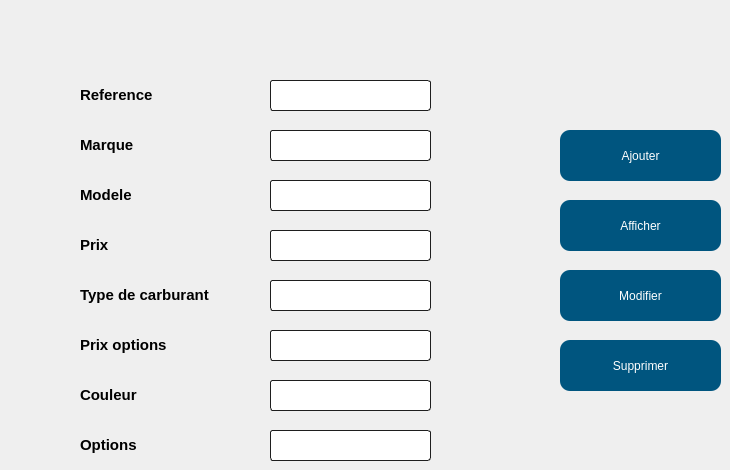
      <widget class="QWidget" name="page">
       <widget class="QLabel" name="marque">
        <property name="geometry">
         <rect>
          <x>80</x>
          <y>130</y>
          <width>121</width>
          <height>31</height>
         </rect>
        </property>
        <property name="toolTip">
         <string>&lt;html&gt;&lt;head/&gt;&lt;body&gt;&lt;p&gt;&lt;img src=&quot;:/new/prefix1/9.jpg&quot;/&gt;&lt;/p&gt;&lt;/body&gt;&lt;/html&gt;</string>
        </property>
        <property name="text">
         <string>&lt;html&gt;&lt;head/&gt;&lt;body&gt;&lt;p&gt;&lt;span style=&quot; font-size:11pt; font-weight:600;&quot;&gt;Marque&lt;/span&gt;&lt;/p&gt;&lt;/body&gt;&lt;/html&gt;</string>
        </property>
       </widget>
       <widget class="QLabel" name="matricule">
        <property name="geometry">
         <rect>
          <x>80</x>
          <y>80</y>
          <width>121</width>
          <height>31</height>
         </rect>
        </property>
        <property name="text">
         <string>&lt;html&gt;&lt;head/&gt;&lt;body&gt;&lt;p&gt;&lt;span style=&quot; font-size:11pt; font-weight:600;&quot;&gt;Reference&lt;/span&gt;&lt;/p&gt;&lt;/body&gt;&lt;/html&gt;</string>
        </property>
       </widget>
       <widget class="QLabel" name="modele">
        <property name="geometry">
         <rect>
          <x>80</x>
          <y>180</y>
          <width>121</width>
          <height>31</height>
         </rect>
        </property>
        <property name="text">
         <string>&lt;html&gt;&lt;head/&gt;&lt;body&gt;&lt;p&gt;&lt;span style=&quot; font-size:11pt; font-weight:600;&quot;&gt;Modele&lt;/span&gt;&lt;/p&gt;&lt;/body&gt;&lt;/html&gt;</string>
        </property>
       </widget>
       <widget class="QLabel" name="label_4">
        <property name="geometry">
         <rect>
          <x>80</x>
          <y>230</y>
          <width>111</width>
          <height>31</height>
         </rect>
        </property>
        <property name="text">
         <string>&lt;html&gt;&lt;head/&gt;&lt;body&gt;&lt;p&gt;&lt;span style=&quot; font-size:11pt; font-weight:600;&quot;&gt;Prix&lt;/span&gt;&lt;/p&gt;&lt;/body&gt;&lt;/html&gt;</string>
        </property>
       </widget>
       <widget class="QLabel" name="label_5">
        <property name="geometry">
         <rect>
          <x>80</x>
          <y>280</y>
          <width>191</width>
          <height>31</height>
         </rect>
        </property>
        <property name="text">
         <string>&lt;html&gt;&lt;head/&gt;&lt;body&gt;&lt;p&gt;&lt;span style=&quot; font-size:11pt; font-weight:600;&quot;&gt;Type de carburant&lt;/span&gt;&lt;/p&gt;&lt;/body&gt;&lt;/html&gt;</string>
        </property>
       </widget>
       <widget class="QLabel" name="label_6">
        <property name="geometry">
         <rect>
          <x>80</x>
          <y>330</y>
          <width>131</width>
          <height>31</height>
         </rect>
        </property>
        <property name="text">
         <string>&lt;html&gt;&lt;head/&gt;&lt;body&gt;&lt;p&gt;&lt;span style=&quot; font-size:11pt; font-weight:600;&quot;&gt;Prix options&lt;/span&gt;&lt;/p&gt;&lt;/body&gt;&lt;/html&gt;</string>
        </property>
       </widget>
       <widget class="QLabel" name="label_7">
        <property name="geometry">
         <rect>
          <x>80</x>
          <y>380</y>
          <width>111</width>
          <height>31</height>
         </rect>
        </property>
        <property name="text">
         <string>&lt;html&gt;&lt;head/&gt;&lt;body&gt;&lt;p&gt;&lt;span style=&quot; font-size:11pt; font-weight:600;&quot;&gt;Couleur&lt;/span&gt;&lt;/p&gt;&lt;/body&gt;&lt;/html&gt;</string>
        </property>
       </widget>
       <widget class="QLabel" name="label_8">
        <property name="geometry">
         <rect>
          <x>80</x>
          <y>430</y>
          <width>111</width>
          <height>31</height>
         </rect>
        </property>
        <property name="text">
         <string>&lt;html&gt;&lt;head/&gt;&lt;body&gt;&lt;p&gt;&lt;span style=&quot; font-size:11pt; font-weight:600;&quot;&gt;Options&lt;/span&gt;&lt;/p&gt;&lt;/body&gt;&lt;/html&gt;</string>
        </property>
       </widget>
       <widget class="QLineEdit" name="lineEdit_marque">
        <property name="geometry">
         <rect>
          <x>270</x>
          <y>130</y>
          <width>161</width>
          <height>31</height>
         </rect>
        </property>
        <property name="styleSheet">
         <string notr="true">    border-style: solid;
background-color: rgb(255, 255, 255);
    border: 1px solid #1e1e1e;
    border-radius: 5;
border-radius: 3px;</string>
        </property>
       </widget>
       <widget class="QLineEdit" name="lineEdit_reference">
        <property name="geometry">
         <rect>
          <x>270</x>
          <y>80</y>
          <width>161</width>
          <height>31</height>
         </rect>
        </property>
        <property name="styleSheet">
         <string notr="true">    border-style: solid;
background-color: rgb(255, 255, 255);
    border: 1px solid #1e1e1e;
    border-radius: 5;
border-radius: 3px;</string>
        </property>
       </widget>
       <widget class="QLineEdit" name="lineEdit_modele">
        <property name="geometry">
         <rect>
          <x>270</x>
          <y>180</y>
          <width>161</width>
          <height>31</height>
         </rect>
        </property>
        <property name="styleSheet">
         <string notr="true">    border-style: solid;
background-color: rgb(255, 255, 255);
    border: 1px solid #1e1e1e;
    border-radius: 5;
border-radius: 3px;</string>
        </property>
       </widget>
       <widget class="QLineEdit" name="lineEdit_prix">
        <property name="geometry">
         <rect>
          <x>270</x>
          <y>230</y>
          <width>161</width>
          <height>31</height>
         </rect>
        </property>
        <property name="styleSheet">
         <string notr="true">    border-style: solid;
background-color: rgb(255, 255, 255);
    border: 1px solid #1e1e1e;
    border-radius: 5;
border-radius: 3px;</string>
        </property>
       </widget>
       <widget class="QLineEdit" name="lineEdit_type">
        <property name="geometry">
         <rect>
          <x>270</x>
          <y>280</y>
          <width>161</width>
          <height>31</height>
         </rect>
        </property>
        <property name="styleSheet">
         <string notr="true">    border-style: solid;
background-color: rgb(255, 255, 255);
    border: 1px solid #1e1e1e;
    border-radius: 5;
border-radius: 3px;</string>
        </property>
       </widget>
       <widget class="QLineEdit" name="lineEdit_p_op">
        <property name="geometry">
         <rect>
          <x>270</x>
          <y>330</y>
          <width>161</width>
          <height>31</height>
         </rect>
        </property>
        <property name="styleSheet">
         <string notr="true">    border-style: solid;
background-color: rgb(255, 255, 255);
    border: 1px solid #1e1e1e;
    border-radius: 5;
border-radius: 3px;</string>
        </property>
       </widget>
       <widget class="QLineEdit" name="lineEdit_couleur">
        <property name="geometry">
         <rect>
          <x>270</x>
          <y>380</y>
          <width>161</width>
          <height>31</height>
         </rect>
        </property>
        <property name="styleSheet">
         <string notr="true">    border-style: solid;
background-color: rgb(255, 255, 255);
    border: 1px solid #1e1e1e;
    border-radius: 5;
border-radius: 3px;</string>
        </property>
       </widget>
       <widget class="QLineEdit" name="lineEdit_option">
        <property name="geometry">
         <rect>
          <x>270</x>
          <y>430</y>
          <width>161</width>
          <height>31</height>
         </rect>
        </property>
        <property name="styleSheet">
         <string notr="true">    border-style: solid;
background-color: rgb(255, 255, 255);
    border: 1px solid #1e1e1e;
    border-radius: 5;
border-radius: 3px;</string>
        </property>
       </widget>
       <widget class="QPushButton" name="ajouter">
        <property name="geometry">
         <rect>
          <x>560</x>
          <y>130</y>
          <width>161</width>
          <height>51</height>
         </rect>
        </property>
        <property name="styleSheet">
         <string notr="true">QPushButton
{
  
  border-radius: 10px;

background-color: qlineargradient(spread:pad, x1:0.613065, y1:0.511, x2:0.969, y2:0, stop:0.18593  rgb(0, 85, 127), stop:0.959799 rgba(0, 0, 0, 161));
	background-color: rgb(0, 85, 127);
	
color:rgb(255, 255, 255);

}

QPushButton:hover,QPushButton:hover
{
    border: 4px solid QLinearGradient( x1: 2, y1: 2, x2: 2, y2: 3, stop: 0 #01197f , stop: 3 #d7801a);
}</string>
        </property>
        <property name="text">
         <string>Ajouter</string>
        </property>
       </widget>
       <widget class="QPushButton" name="afficher">
        <property name="geometry">
         <rect>
          <x>560</x>
          <y>200</y>
          <width>161</width>
          <height>51</height>
         </rect>
        </property>
        <property name="styleSheet">
         <string notr="true">QPushButton
{
  
  border-radius: 10px;

background-color: qlineargradient(spread:pad, x1:0.613065, y1:0.511, x2:0.969, y2:0, stop:0.18593  rgb(0, 85, 127), stop:0.959799 rgba(0, 0, 0, 161));
	background-color: rgb(0, 85, 127);
	
color:rgb(255, 255, 255);

}

QPushButton:hover,QPushButton:hover
{
    border: 4px solid QLinearGradient( x1: 2, y1: 2, x2: 2, y2: 3, stop: 0 #01197f , stop: 3 #d7801a);
}</string>
        </property>
        <property name="text">
         <string>Afficher</string>
        </property>
       </widget>
       <widget class="QPushButton" name="modifier">
        <property name="geometry">
         <rect>
          <x>560</x>
          <y>270</y>
          <width>161</width>
          <height>51</height>
         </rect>
        </property>
        <property name="styleSheet">
         <string notr="true">QPushButton
{
  
  border-radius: 10px;

background-color: qlineargradient(spread:pad, x1:0.613065, y1:0.511, x2:0.969, y2:0, stop:0.18593  rgb(0, 85, 127), stop:0.959799 rgba(0, 0, 0, 161));
	background-color: rgb(0, 85, 127);
	
color:rgb(255, 255, 255);

}

QPushButton:hover,QPushButton:hover
{
    border: 4px solid QLinearGradient( x1: 2, y1: 2, x2: 2, y2: 3, stop: 0 #01197f , stop: 3 #d7801a);
}</string>
        </property>
        <property name="text">
         <string>Modifier</string>
        </property>
       </widget>
       <widget class="QPushButton" name="supprimer">
        <property name="geometry">
         <rect>
          <x>560</x>
          <y>340</y>
          <width>161</width>
          <height>51</height>
         </rect>
        </property>
        <property name="styleSheet">
         <string notr="true">QPushButton
{
  
  border-radius: 10px;

background-color: qlineargradient(spread:pad, x1:0.613065, y1:0.511, x2:0.969, y2:0, stop:0.18593  rgb(0, 85, 127), stop:0.959799 rgba(0, 0, 0, 161));
	background-color: rgb(0, 85, 127);
	
color:rgb(255, 255, 255);

}

QPushButton:hover,QPushButton:hover
{
    border: 4px solid QLinearGradient( x1: 2, y1: 2, x2: 2, y2: 3, stop: 0 #01197f , stop: 3 #d7801a);
}</string>
        </property>
        <property name="text">
         <string>Supprimer</string>
        </property>
       </widget>
       <zorder>ajouter</zorder>
       <zorder>marque</zorder>
       <zorder>matricule</zorder>
       <zorder>modele</zorder>
       <zorder>label_4</zorder>
       <zorder>label_5</zorder>
       <zorder>label_6</zorder>
       <zorder>label_7</zorder>
       <zorder>label_8</zorder>
       <zorder>lineEdit_marque</zorder>
       <zorder>lineEdit_reference</zorder>
       <zorder>lineEdit_modele</zorder>
       <zorder>lineEdit_prix</zorder>
       <zorder>lineEdit_type</zorder>
       <zorder>lineEdit_p_op</zorder>
       <zorder>lineEdit_couleur</zorder>
       <zorder>lineEdit_option</zorder>
       <zorder>afficher</zorder>
       <zorder>modifier</zorder>
       <zorder>supprimer</zorder>
      </widget>
